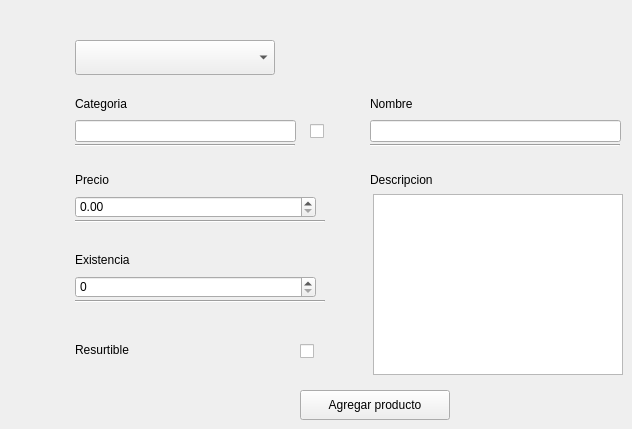
                      <widget class="QWidget" name="page_productos_agregar">
                       <widget class="Line" name="line_7">
                        <property name="geometry">
                         <rect>
                          <x>75</x>
                          <y>300</y>
                          <width>250</width>
                          <height>2</height>
                         </rect>
                        </property>
                        <property name="orientation">
                         <enum>Qt::Horizontal</enum>
                        </property>
                       </widget>
                       <widget class="QLabel" name="label_29">
                        <property name="geometry">
                         <rect>
                          <x>75</x>
                          <y>250</y>
                          <width>150</width>
                          <height>20</height>
                         </rect>
                        </property>
                        <property name="text">
                         <string>Existencia</string>
                        </property>
                       </widget>
                       <widget class="QLabel" name="label_30">
                        <property name="geometry">
                         <rect>
                          <x>370</x>
                          <y>170</y>
                          <width>150</width>
                          <height>20</height>
                         </rect>
                        </property>
                        <property name="text">
                         <string>Descripcion</string>
                        </property>
                       </widget>
                       <widget class="Line" name="line_8">
                        <property name="geometry">
                         <rect>
                          <x>75</x>
                          <y>220</y>
                          <width>250</width>
                          <height>2</height>
                         </rect>
                        </property>
                        <property name="orientation">
                         <enum>Qt::Horizontal</enum>
                        </property>
                       </widget>
                       <widget class="QLineEdit" name="productos_agregar_nueva_categoria">
                        <property name="geometry">
                         <rect>
                          <x>75</x>
                          <y>120</y>
                          <width>221</width>
                          <height>22</height>
                         </rect>
                        </property>
                        <property name="text">
                         <string/>
                        </property>
                       </widget>
                       <widget class="QLabel" name="label_31">
                        <property name="geometry">
                         <rect>
                          <x>75</x>
                          <y>170</y>
                          <width>150</width>
                          <height>20</height>
                         </rect>
                        </property>
                        <property name="text">
                         <string>Precio</string>
                        </property>
                       </widget>
                       <widget class="QLabel" name="label_32">
                        <property name="geometry">
                         <rect>
                          <x>75</x>
                          <y>94</y>
                          <width>221</width>
                          <height>20</height>
                         </rect>
                        </property>
                        <property name="text">
                         <string>Categoria</string>
                        </property>
                       </widget>
                       <widget class="QSpinBox" name="productos_agregar_existencia">
                        <property name="geometry">
                         <rect>
                          <x>75</x>
                          <y>276</y>
                          <width>241</width>
                          <height>22</height>
                         </rect>
                        </property>
                        <property name="maximum">
                         <number>10000</number>
                        </property>
                       </widget>
                       <widget class="QTextEdit" name="productos_agregar_descripcion">
                        <property name="geometry">
                         <rect>
                          <x>373</x>
                          <y>194</y>
                          <width>250</width>
                          <height>181</height>
                         </rect>
                        </property>
                       </widget>
                       <widget class="QDoubleSpinBox" name="productos_agregar_precio">
                        <property name="geometry">
                         <rect>
                          <x>75</x>
                          <y>196</y>
                          <width>241</width>
                          <height>22</height>
                         </rect>
                        </property>
                        <property name="maximum">
                         <double>10000.000000000000000</double>
                        </property>
                       </widget>
                       <widget class="QLabel" name="label_33">
                        <property name="geometry">
                         <rect>
                          <x>75</x>
                          <y>340</y>
                          <width>101</width>
                          <height>20</height>
                         </rect>
                        </property>
                        <property name="text">
                         <string>Resurtible</string>
                        </property>
                       </widget>
                       <widget class="QCheckBox" name="productos_agregar_resurtible">
                        <property name="geometry">
                         <rect>
                          <x>300</x>
                          <y>340</y>
                          <width>23</width>
                          <height>23</height>
                         </rect>
                        </property>
                        <property name="text">
                         <string/>
                        </property>
                       </widget>
                       <widget class="QComboBox" name="productos_agregar_categoria">
                        <property name="geometry">
                         <rect>
                          <x>75</x>
                          <y>40</y>
                          <width>200</width>
                          <height>35</height>
                         </rect>
                        </property>
                        <property name="cursor">
                         <cursorShape>PointingHandCursor</cursorShape>
                        </property>
                       </widget>
                       <widget class="Line" name="line_9">
                        <property name="geometry">
                         <rect>
                          <x>75</x>
                          <y>144</y>
                          <width>220</width>
                          <height>2</height>
                         </rect>
                        </property>
                        <property name="orientation">
                         <enum>Qt::Horizontal</enum>
                        </property>
                       </widget>
                       <widget class="QCheckBox" name="productos_agregar_check_nueva_categoria">
                        <property name="geometry">
                         <rect>
                          <x>310</x>
                          <y>120</y>
                          <width>23</width>
                          <height>23</height>
                         </rect>
                        </property>
                        <property name="text">
                         <string/>
                        </property>
                       </widget>
                       <widget class="QLabel" name="label_34">
                        <property name="geometry">
                         <rect>
                          <x>370</x>
                          <y>94</y>
                          <width>150</width>
                          <height>20</height>
                         </rect>
                        </property>
                        <property name="text">
                         <string>Nombre</string>
                        </property>
                       </widget>
                       <widget class="Line" name="line_10">
                        <property name="geometry">
                         <rect>
                          <x>370</x>
                          <y>144</y>
                          <width>250</width>
                          <height>2</height>
                         </rect>
                        </property>
                        <property name="orientation">
                         <enum>Qt::Horizontal</enum>
                        </property>
                       </widget>
                       <widget class="QLineEdit" name="productos_agregar_nombre">
                        <property name="geometry">
                         <rect>
                          <x>370</x>
                          <y>120</y>
                          <width>251</width>
                          <height>22</height>
                         </rect>
                        </property>
                        <property name="text">
                         <string/>
                        </property>
                       </widget>
                       <widget class="QPushButton" name="productos_agregar_guardar">
                        <property name="geometry">
                         <rect>
                          <x>300</x>
                          <y>390</y>
                          <width>150</width>
                          <height>30</height>
                         </rect>
                        </property>
                        <property name="cursor">
                         <cursorShape>PointingHandCursor</cursorShape>
                        </property>
                        <property name="text">
                         <string>Agregar producto</string>
                        </property>
                       </widget>
                      </widget>
